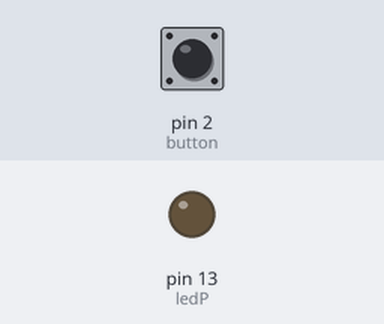
A sketch run on a simulated Arduino Uno, built with avr-gcc and run on an emulated ATmega328P. Parts: output pins drawn as LEDs (lit = HIGH). The test bench sets the inputs (shaded band); at power-on: pin 2 (button) LOW.

Above: at 1.2 s.
1.3 s: pin 2 (button) pulled HIGH for 0.15 s
At 2.0 s:
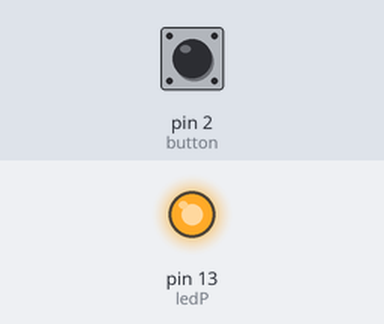
2.9 s: pin 2 (button) pulled HIGH for 1 s
At 3.2 s:
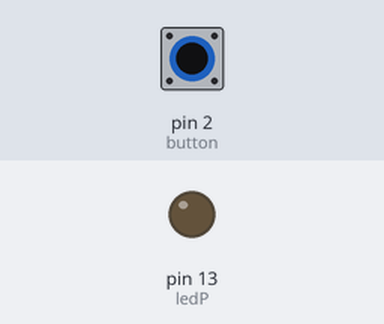
5.4 s: pin 2 (button) pulled HIGH for 3.2 s
At 6.3 s:
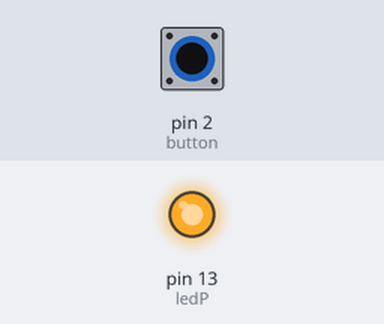
Timing chart, 0 to 8.4 s (numbered marks = the images above; inputs shaded):
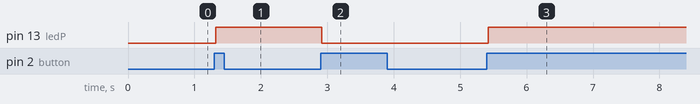

Measured:
- after the input at 1.3 s, pin 13 (ledP): LOW → HIGH at once
- after the input at 2.9 s, pin 13 (ledP): HIGH → LOW at once
- after the input at 5.4 s, pin 13 (ledP): LOW → HIGH at once

The sketch:

push_button_con_memoria.ino
```cpp
// Variables
byte ledP = 13;
byte button = 2;
byte buttonState = 0;
byte buttonStateBefore = 0;

int salida = 0;

void setup()
{
  pinMode(ledP, OUTPUT);
  pinMode(button, INPUT);
}

void loop()
{
  buttonState = digitalRead(button);


  if ( (buttonState == HIGH) && (buttonStateBefore == LOW) ){
    salida = 1 - salida;
    delay(20);
  }

  buttonStateBefore = buttonState;


  if (salida == 1){
    digitalWrite(ledP, HIGH);
  } else {
    digitalWrite(ledP, LOW);
  }
}
```
